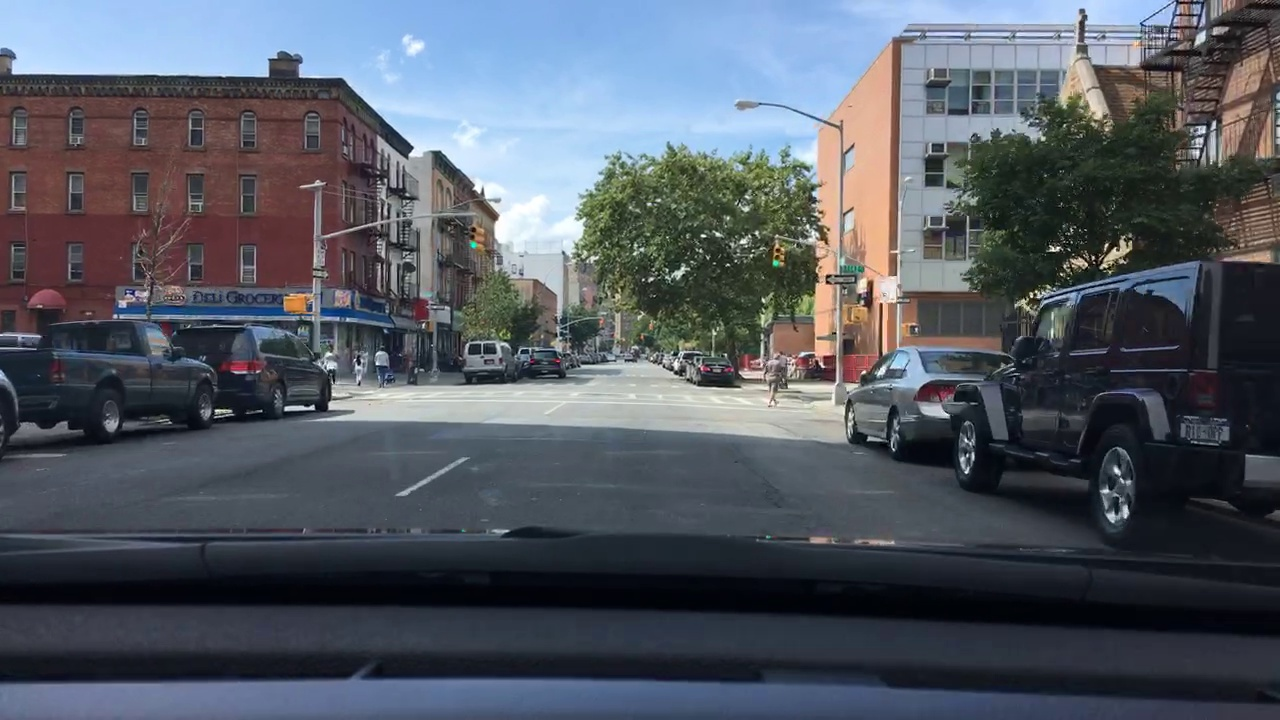
#> input picture Folder1/0003.jpg, 1280 x 720 px, found by its file name
$ python DCT_JPG.py
#> lines starting #> are read from the running program, lines starting #| are printed output that depends on the picture
from PIL import Image
import numpy as np
from collections import defaultdict
import os
import scipy.fftpack as fft

class HuffmanNode:
    def __init__(self, value=None, frequency=None):
        self.value = value
        self.frequency = frequency
        self.left = None
        self.right = None
        self.code = ''

class ImageHuffmanEncoder:
    def __init__(self):
        self.codes = {}
        self.reverse_codes = {}
        self.frequencies = {}

    def read_image(self, path):
        """Read image and convert to grayscale numpy array."""
        try:
            image = Image.open(path)
            if image.mode != 'L':
                image = image.convert('L')
            return np.array(image)
        except Exception as e:
            print(f"Error reading image: {e}")
            return None

    def calculate_frequencies(self, image_array):
        """Calculate frequency of each pixel value."""
        frequencies = defaultdict(int)
        height, width = image_array.shape

        for i in range(height):
            for j in range(width):
                pixel_value = image_array[i, j]
                frequencies[pixel_value] += 1

        return frequencies

    def build_huffman_tree(self, frequencies):
        """Build Huffman tree from frequency dictionary."""
        nodes = []

        # Create initial nodes
        for value, freq in frequencies.items():
            node = HuffmanNode(value=value, frequency=freq)
            nodes.append(node)

        while len(nodes) > 1:
            # Sort nodes by frequency
            nodes = sorted(nodes, key=lambda x: x.frequency)

            # Take two nodes with lowest frequencies
            left = nodes.pop(0)
            right = nodes.pop(0)

            # Create parent node
            parent = HuffmanNode(frequency=left.frequency + right.frequency)
            parent.left = left
            parent.right = right

            nodes.append(parent)

        return nodes[0] if nodes else None

    def generate_codes(self, root, code=""):
        """Generate Huffman codes by traversing the tree."""
        if root is None:
            return

        if root.value is not None:
            self.codes[root.value] = code
            self.reverse_codes[code] = root.value
            return

        self.generate_codes(root.left, code + "0")
        self.generate_codes(root.right, code + "1")

    # [4 lines left out: function calculate_dct, not called in this run]

    def extract_codebook_details(self):
        """
        Detailed extraction of codebook information

        Returns:
        dict: Comprehensive codebook statistics
        """
        # Total number of unique codes
        total_unique_codes = len(self.codes)

        # Total number of non-unique codes (total pixel occurrences)
        total_non_unique_codes = sum(self.frequencies.values())

        # Code length analysis
        code_lengths = [len(code) for code in self.codes.values()]

        codebook_details = {
            'total_unique_codes': total_unique_codes,
            'total_non_unique_codes': total_non_unique_codes,
            'min_code_length': min(code_lengths),
            'max_code_length': max(code_lengths),
            'average_code_length': sum(code_lengths) / total_unique_codes,
            'code_length_distribution': {
                length: code_lengths.count(length)
                for length in set(code_lengths)
            },
            'full_codebook': self.codes
        }

        return codebook_details

    def encode_image(self, image_path):
        """Main function to encode image."""
        # Read image
        print(f"\nReading image: {image_path}")
        image_array = self.read_image(image_path)
#> in read_image, image is the input picture: PIL image 1280x720 RGB; mean R, G, B 83.2, 89.1, 98.9
#> in read_image, `image = image.convert('L')`:
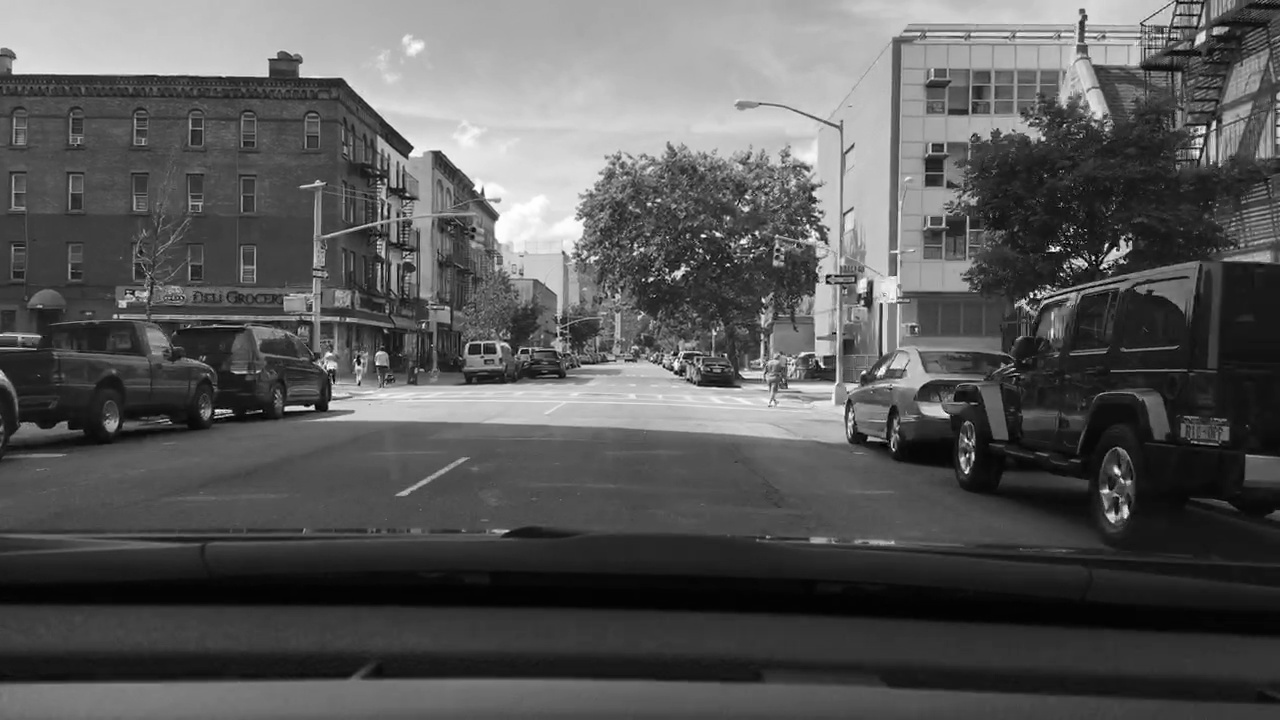
#> image: PIL image 1280x720 L; min 1, max 255, mean 88.5
        if image_array is None:
            return

        # Calculate frequencies
        print("Calculating pixel frequencies...")
        frequencies = self.calculate_frequencies(image_array)
#> after the loop in calculate_frequencies, `for i in range(height):`: frequencies = 255 items
        self.frequencies = frequencies

        # Build Huffman tree
        print("Building Huffman tree...")
        root = self.build_huffman_tree(frequencies)

        # Generate codes
        print("Generating Huffman codes...")
        self.generate_codes(root)

        # Extract codebook details
        codebook_details = self.extract_codebook_details()

        return image_array, frequencies, codebook_details

def print_codebook_details(codebook_details):
    """Pretty print codebook details"""
    print("\n--- Codebook Details ---")
    print(f"Total Unique Codes: {codebook_details['total_unique_codes']}")
    print(f"Total Non-Unique Codes: {codebook_details['total_non_unique_codes']}")
    print(f"Minimum Code Length: {codebook_details['min_code_length']} bits")
    print(f"Maximum Code Length: {codebook_details['max_code_length']} bits")
    print(f"Average Code Length: {codebook_details['average_code_length']:.2f} bits")

    print("\nCode Length Distribution:")
    for length, count in sorted(codebook_details['code_length_distribution'].items()):
        print(f"  {length} bits: {count} codes")

    # Optional: Print first few codebook entries
    print("\nFirst 10 Codebook Entries:")
    for pixel, code in list(codebook_details['full_codebook'].items())[:10]:
        print(f"Pixel {pixel}: {code}")

def main():
    # Specify the path to your image
    image_path = "/Users/sejaljadhav/Downloads/bdd/0a851459-0fb97708/0003.jpg"

    if not os.path.exists(image_path):
        print(f"Error: File not found at {image_path}")
        return

    # Initialize encoder and process image
    encoder = ImageHuffmanEncoder()
    image_array, frequencies, codebook_details = encoder.encode_image(image_path)
#> the loop in build_huffman_tree, `for value, freq in frequencies.items():` made 255 passes
#> (value, freq) on passes 1 to 3: (202, 4253), (201, 4686), (200, 4928)
#> the loop in build_huffman_tree, `while len(nodes) > 1:` made 254 passes
#> after the loop in build_huffman_tree, `while len(nodes) > 1:`: nodes = 1 item
#> in extract_codebook_details, `total_non_unique_codes = sum(self.frequencies.values())`: total_non_unique_codes = 921600
#> in encode_image, `codebook_details = self.extract_codebook_details()`: codebook_details = 7 items
#> frequencies = 255 items; codebook_details = 7 items

    # Print codebook details
    print_codebook_details(codebook_details)
#| Total Unique Codes: 255
#| Total Non-Unique Codes: 921600
#| Minimum Code Length: 6 bits
#| Maximum Code Length: 14 bits
#| Average Code Length: 8.75 bits
#> the loop in print_codebook_details, `for length, count in sorted(codebook_details['code_length_distribution..` made 9 passes
#> count on passes 1 to 8: 8, 61, 70, 37, 45, 7, 18, 7
#> (printed output is left out)
#> the loop in print_codebook_details, `for pixel, code in list(codebook_details['full_codebook'].items())[:10]:` made 10 passes
#> (pixel, code) on passes 1 to 8: (51, '000000'), (4, '000001'), (122, '00001000'), (128, '000010010'), (215, '000010011'), (19, '0000101'), (24, '000011'), (68, '0001000')
#> (printed output is left out)

if __name__ == "__main__":
    main()

$ run again, with Folder1/0000.jpg copied over Folder1/0003.jpg
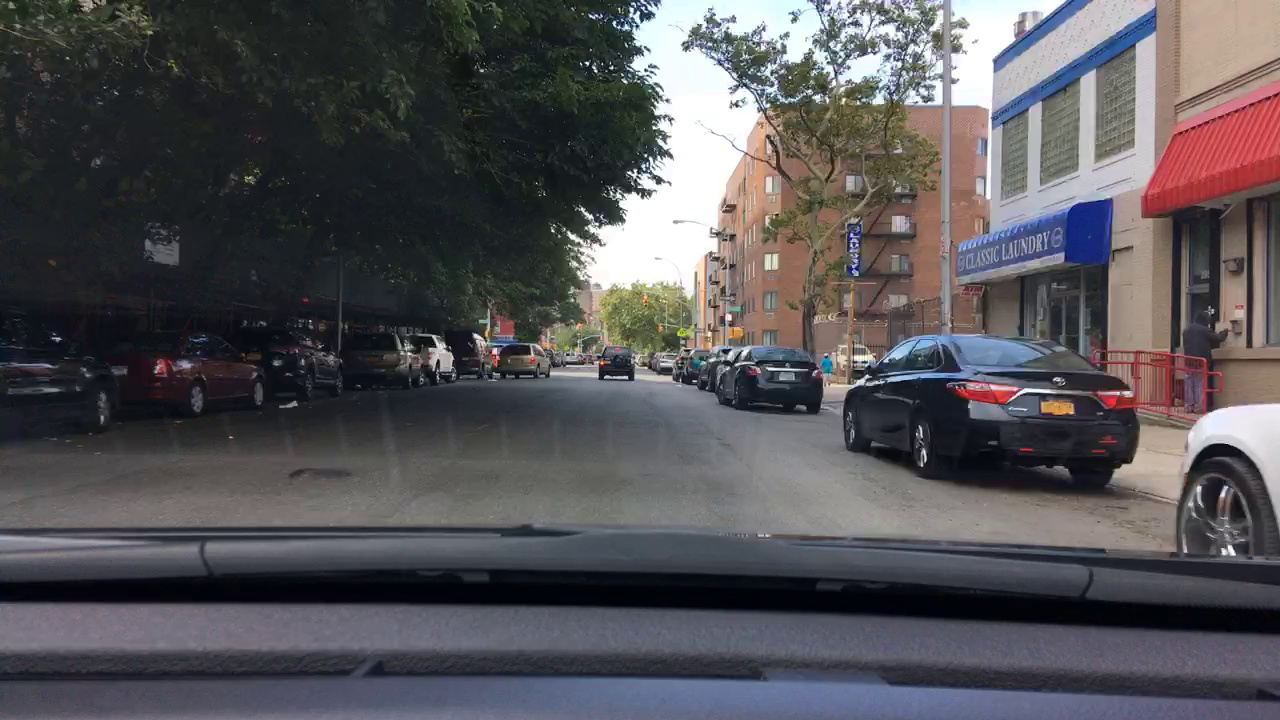
#> input picture Folder1/0000.jpg, 1280 x 720 px, found by its file name
#> in read_image, image is the input picture: PIL image 1280x720 RGB; mean R, G, B 85.4, 83.3, 87
#> in read_image, `image = image.convert('L')`:
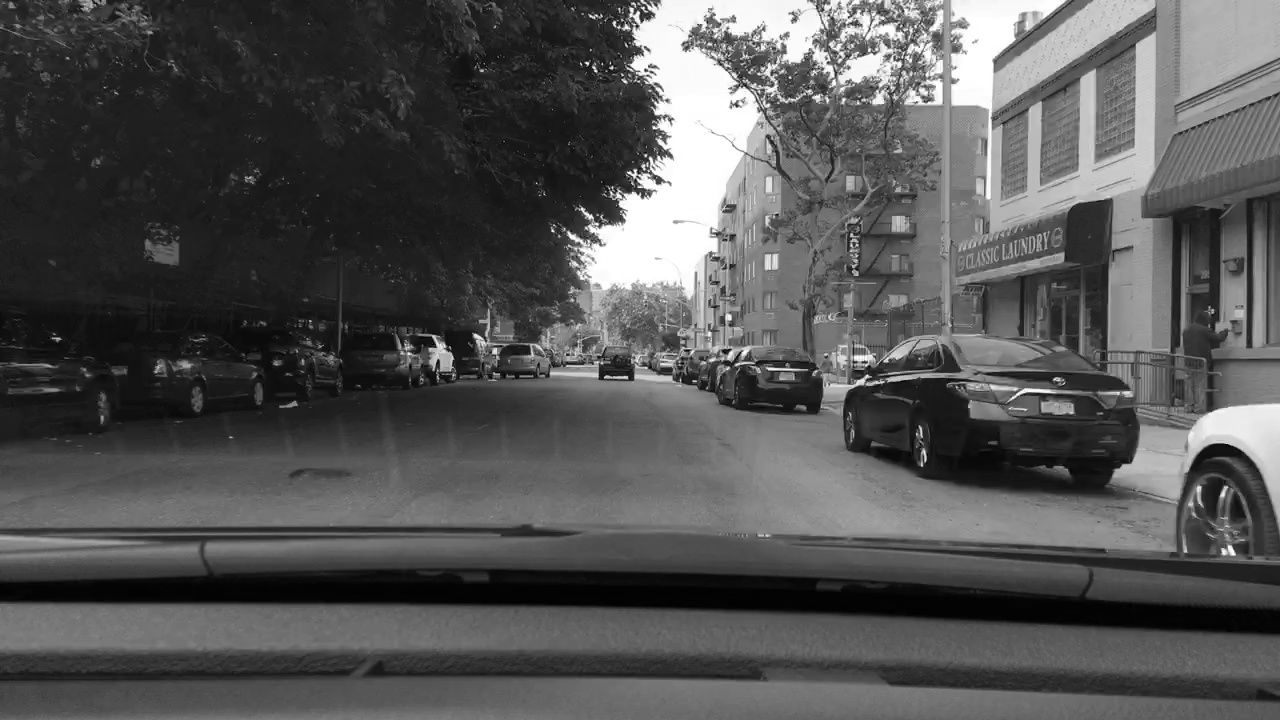
#> image: PIL image 1280x720 L; min 0, max 255, mean 84.4
#> after the loop in calculate_frequencies, `for i in range(height):`: frequencies = 256 items
#> the loop in build_huffman_tree, `for value, freq in frequencies.items():` made 256 passes
#> (value, freq) on passes 1 to 3: (62, 2840), (55, 3401), (50, 5084)
#> the loop in build_huffman_tree, `while len(nodes) > 1:` made 255 passes
#> after the loop in build_huffman_tree, `while len(nodes) > 1:`: nodes = 1 item
#> total_non_unique_codes = 921600
#> in encode_image, `codebook_details = self.extract_codebook_details()`: codebook_details = 7 items
#> in main, `image_array, frequencies, codebook_details = encoder.encode_image(imag..`: frequencies = 256 items; codebook_details = 7 items
#| Total Unique Codes: 256
#| Total Non-Unique Codes: 921600
#| Minimum Code Length: 5 bits
#| Maximum Code Length: 14 bits
#| Average Code Length: 8.85 bits
#> the loop in print_codebook_details, `for length, count in sorted(codebook_details['code_length_distribution..` made 10 passes
#> count on passes 1 to 8: 2, 8, 54, 67, 37, 45, 11, 29
#> (printed output is left out)
#> the loop in print_codebook_details, `for pixel, code in list(codebook_details['full_codebook'].items())[:10]:` made 10 passes
#> (pixel, code) on passes 1 to 8: (25, '000000'), (51, '0000010'), (204, '0000011000'), (236, '0000011001'), (173, '000001101'), (136, '00000111'), (106, '0000100'), (41, '0000101')
#> (printed output is left out)

$ run again, with Folder1/0001.jpg copied over Folder1/0003.jpg
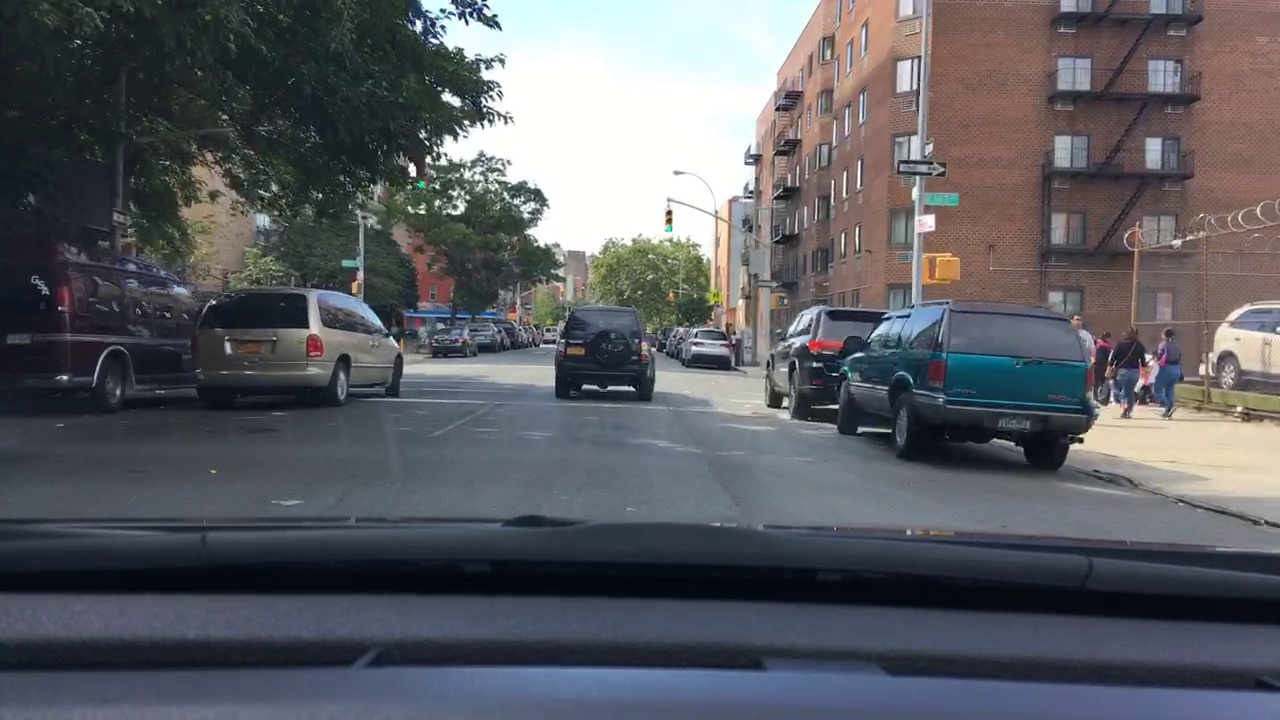
#> input picture Folder1/0001.jpg, 1280 x 720 px, found by its file name
#> in read_image, image is the input picture: PIL image 1280x720 RGB; mean R, G, B 91.6, 93.4, 98.7
#> in read_image, `image = image.convert('L')`:
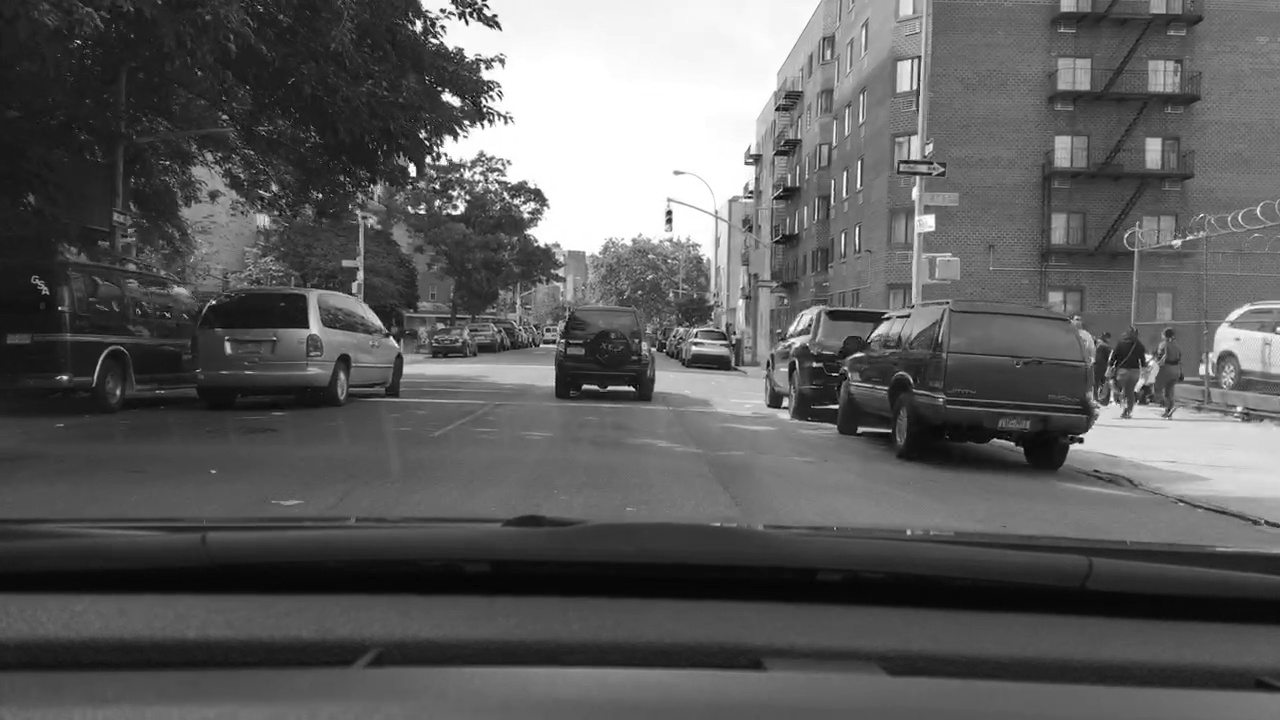
#> image: PIL image 1280x720 L; min 0, max 255, mean 93.5
#> after the loop in calculate_frequencies, `for i in range(height):`: frequencies = 256 items
#> the loop in build_huffman_tree, `for value, freq in frequencies.items():` made 256 passes
#> (value, freq) on passes 1 to 3: (33, 9976), (32, 11553), (34, 7769)
#> the loop in build_huffman_tree, `while len(nodes) > 1:` made 255 passes
#> after the loop in build_huffman_tree, `while len(nodes) > 1:`: nodes = 1 item
#> total_non_unique_codes = 921600
#> in encode_image, `codebook_details = self.extract_codebook_details()`: codebook_details = 7 items
#> in main, `image_array, frequencies, codebook_details = encoder.encode_image(imag..`: frequencies = 256 items; codebook_details = 7 items
#| Total Unique Codes: 256
#| Total Non-Unique Codes: 921600
#| Minimum Code Length: 5 bits
#| Maximum Code Length: 17 bits
#| Average Code Length: 8.98 bits
#> the loop in print_codebook_details, `for length, count in sorted(codebook_details['code_length_distribution..` made 13 passes
#> count on passes 1 to 8: 1, 5, 78, 38, 40, 36, 31, 13
#> (printed output is left out)
#> the loop in print_codebook_details, `for pixel, code in list(codebook_details['full_codebook'].items())[:10]:` made 10 passes
#> (pixel, code) on passes 1 to 8: (81, '000000'), (252, '00000100'), (141, '000001010'), (186, '0000010110'), (219, '0000010111'), (156, '000001100'), (145, '000001101'), (140, '000001110')
#> (printed output is left out)
